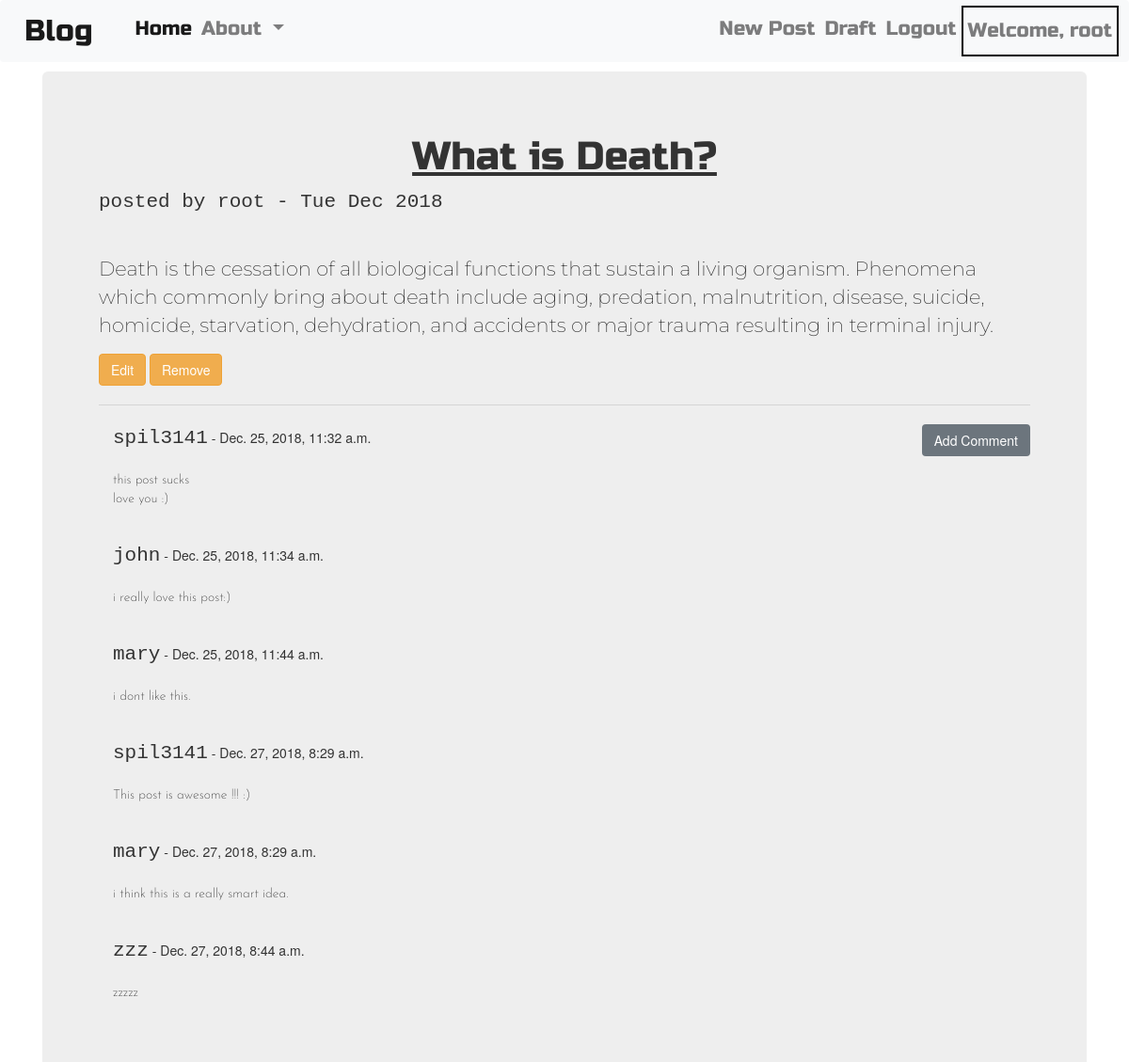
/post/2 (signed in), run on the app's committed database.
### Blog/models.py (models this page shows, shortened)
class Post(models.Model):
    author = models.ForeignKey("auth.User", on_delete=models.CASCADE)
    title = models.CharField(max_length = 100)
    text = models.TextField()
    create_date = models.DateTimeField(default=timezone.now())
    published_date = models.DateTimeField(blank=True, null=True)

class Comment(models.Model):
    post = models.ForeignKey("Blog.Post",
                             related_name = "comments",
                             on_delete=models.CASCADE
                             )
    author = models.CharField(max_length=50)
    text = models.TextField()
    created_date = models.DateTimeField(default= timezone.now())
    approved_comment = models.BooleanField(default=False)

### Blog/views.py (the view)
# urls.py: url(r"^post/(?P<pk>\d+)$", views.PostDetailView.as_view(), name = "Post_Detail_Page"),
class PostDetailView(DetailView):
    model = Post
    context_object_name = "post_detail"

### Blog/templates/Blog/post_detail.html (shortened to what this page needs)
{% extends "Blog/base.html" %}
{% block body_block %}
<div class="jumbotron">
  <h2 class="posttitle"><u>{{post_detail.title}}</u></h2>
  {% if post_detail.published_date %}
    <span class="commentusername">posted by {{ post_detail.author}} - {{post_detail.published_date|date:"D M Y"}}</span>
  {% else %}
    <a class="btn btn-warning" href="{% url 'Blog:Post_Publish_Page' pk=post_detail.pk %}">Publish</a>
  {% endif %}
  <div class="postcontent">
    <hr>
    <p class="loader" >{{post_detail.text|safe|linebreaksbr}}</p>
  </div>
  <div class="edit remove">
    {% if user.is_authenticated %}
      <a class="btn btn-warning" href="{% url 'Blog:Post_Update_Page' pk=post_detail.pk %}">Edit</a>
      <a class="btn btn-warning" href="{% url 'Blog:Post_Delete_Page' pk=post_detail.pk %}">Remove</a>
    {% endif%}
  </div>
  <hr>
  <div class="container">
    <a class="btn btn-secondary navbar-right" href="{% url 'Blog:Comment_Add_Page' pk=post_detail.pk %}">Add Comment</a>
      {% for comment in post_detail.comments.all %}
        {% if user.is_authenticated or comment.approved_comment %}
            {% if comment.approved_comment %}
            <div class="comments">
              <span class="commentusername">{{ comment.author }}</span>
              -
              <span>{{ comment.created_date }}</span>
              <br><br>
              <p id="commentcontent11" >{{ comment.text|safe|linebreaksbr}}</p>
              <br>
            </div>
            {% endif %}
        {% endif%}
      {% empty %}
        <p>No Comments</p>
      {% endfor %}
  </div>
</div>
{% endblock %}

### Blog/templates/Blog/base.html (shortened to what this page needs)
<!DOCTYPE html>
{% load staticfiles %}
<html lang="en" dir="ltr">
  <head>
    <link rel="stylesheet" href="https://stackpath.bootstrapcdn.com/bootstrap/4.1.3/css/bootstrap.min.css">
    <link rel="stylesheet" href="https://maxcdn.bootstrapcdn.com/bootstrap/3.3.7/css/bootstrap.min.css">
    <link rel="stylesheet" href="//cdn.jsdelivr.net/npm/medium-editor@latest/dist/css/medium-editor.min.css" type="text/css" media="screen" charset="utf-8">
    <link rel="stylesheet" href="{% static 'Blog/CSS/base.css' %}">
  </head>
  <body>
      <nav class="navbar navbar-expand-lg navbar-light bg-light techfont">
        <a class="bigbrand navbar-brand" href="#">Blog</a>
        <div class="collapse navbar-collapse" id="navbarSupportedContent">
          <ul class="navbar-nav navbar-left">
            <li class="nav-item active">
              <a class="nav-link" href="{% url 'Blog:Post_List_Page' %}">Home <span class="sr-only">(current)</span></a>
            </li>
            <li class=" nav-item dropdown">
              <a class="nav-link dropdown-toggle" href="#" id="navbarDropdown" role="button" data-toggle="dropdown" aria-haspopup="true" aria-expanded="false">
                About
              </a>
            </li>
          </ul>
          <ul class="nav navbar-nav navbar-right loader">
            {% if user.is_authenticated %}
              <li class=nav-item>
                <a class="nav-link" href="{% url 'Blog:Post_Create_Page' %}">New Post</a>
              </li>
              <li class=nav-item>
                <a class="nav-link" href="{% url 'Blog:Post_Draft_Page' %}">Draft</a>
              </li>
              <li class=nav-item>
                <a class="nav-link" href="{% url 'Logout_Page' %}">Logout</a>
              </li>
              <li class="nav-item" style="border: 2px solid black;">
                <a class="nav-link">Welcome, {{user.username}}</a>
              </li>
            {% else %}
            <li class="nav-item"4>
              <a href="{% url 'Login_Page' %}">
                <span class="glyphicon glyphicon-user"></span>
              </a>
            </li>
            {% endif %}
          </ul>
        </div>
      </nav>
      <div class="container">
        {% block body_block %}{% endblock %}
      </div>
  </body>
</html>

### Blog/static/Blog/CSS/base.css (style rules this page uses)
.techfont { font-family: 'Russo One', sans-serif; font-size: 1.5em; margin-bottom: 10px; }
.posttitle { font-family: 'Russo One', sans-serif; font-size: 3em; text-align: center; }
.commentusername { font-family: monospace; font-size:1.5em; }
#commentcontent11 { font-family: 'Josefin Sans', sans-serif; font-size:1em; }
.postcontent { font-family: 'Montserrat'; font-size: 1.5em; }
.bigbrand { font-size: 1.5em; }
.loader { filter:hue-rotate(0deg); color: linear-gradient(45deg,#0f8,#08f); animation:hue 1000ms infinite linear; }

### data on the page
Post: title "What is Death?", author "root", published_date "Tue Dec 2018", text "Death is the cessation of all biological functions that sustain a living organism. Phenomena which commonly bring about death include aging, predation, malnutrition, disease, suicide, homicide, starvation, dehydration, and accidents or major trauma resulting in terminal injury."
Comment: author "spil3141", created_date "Dec. 25, 2018, 11:32 a.m.", text "this post sucks love you :)"
Comment: author "john", created_date "Dec. 25, 2018, 11:34 a.m.", text "i really love this post:)"
Comment: author "mary", created_date "Dec. 25, 2018, 11:44 a.m.", text "i dont like this."
Comment: author "spil3141", created_date "Dec. 27, 2018, 8:29 a.m.", text "This post is awesome !!! :)"
Comment: author "mary", created_date "Dec. 27, 2018, 8:29 a.m.", text "i think this is a really smart idea."
Comment: author "zzz", created_date "Dec. 27, 2018, 8:44 a.m.", text "zzzzz"

### other printed values
{{ user.username }} "root"
